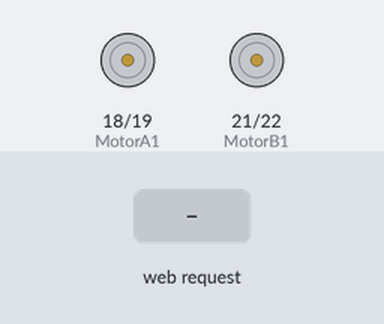
Simulated run of this sketch. Board: ESP32. Shown: motor-driver pin pairs drawn as motors (green arrow = first pin HIGH = forward, orange = second pin HIGH = backward, longer = more drive). The inputs (shaded band) are chosen by the test bench. WiFi joins after 1.5 s; servers stay silent unless stated; what the sketch prints to the serial monitor is not drawn.

Above: at 2.7 s.
2.8 s: HTTP request GET /NW received
At 4.0 s:
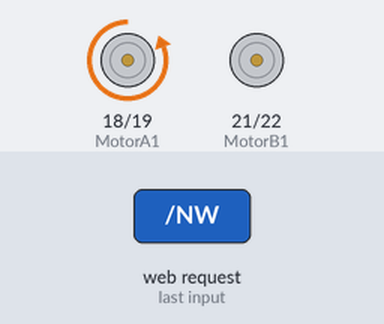
4.3 s: HTTP request GET /N received
At 5.2 s:
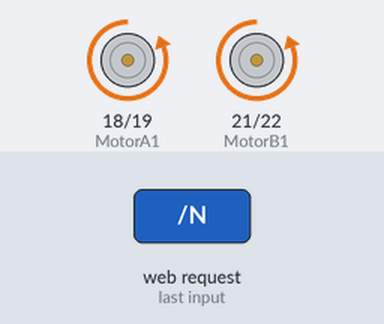
5.8 s: HTTP request GET /W received
At 6.3 s:
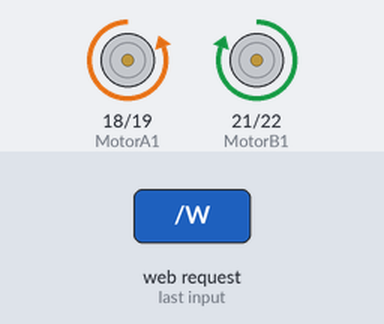
7.3 s: HTTP request GET /E received
At 8.7 s:
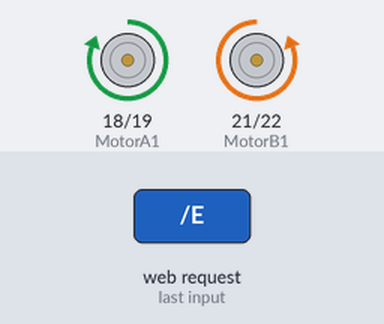
Timing chart, 0 to 9.8 s (numbered marks = the images above; inputs shaded):
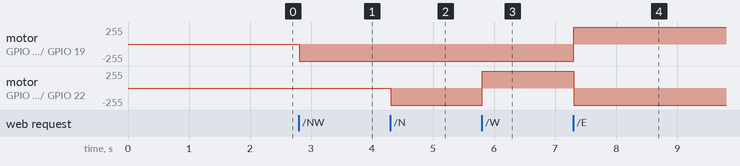

The sketch:

SoccerBot9Direct.ino
```cpp
/*********
  Rui Santos
  Complete project details at http://randomnerdtutorials.com
*********/

// Load Wi-Fi library
#define MotorA1 18
#define MotorA2 19
#define MotorB1 21
#define MotorB2 22

#include <WiFi.h>
#include <WebServer.h>

/* Put your SSID & Password */
//const char* ssid = "McRoberts_Guest";  // Enter SSID here
//const char* password = "mcrob6600";  //Enter Password here

const char* ssid = "ThatOneHouse";  // Enter SSID here
const char* password = "Wz6960025";  //Enter Password here

/* Put IP Address details */
//IPAddress local_ip(192,168,1,1);
//IPAddress gateway(192,168,1,1);
//IPAddress subnet(255,255,255,0);

// Set web server port number to 80
WiFiServer server(80);

// Variable to store the HTTP request
String header;

// Auxiliar variables to store the current output state
String output26State = "off";
String output27State = "off";

// Assign output variables to GPIO pins
const int output26 = 26;
const int output27 = 27;

// Current time
unsigned long currentTime = millis();
// Previous time
unsigned long previousTime = 0;
// Define timeout time in milliseconds (example: 2000ms = 2s)
const long timeoutTime = 2000;

//Motor Control Vals
bool forward = false;

void setup() {
  Serial.begin(115200);
  // Initialize the output variables as outputs
  pinMode(MotorA1, OUTPUT);
  pinMode(MotorA2, OUTPUT);
  pinMode(MotorB1, OUTPUT);
  pinMode(MotorB2, OUTPUT);
  // Set outputs to LOW
  analogWrite(MotorA1, 0);
  analogWrite(MotorA2, 0);
  analogWrite(MotorB1, 0);
  analogWrite(MotorB2, 0);

  // Connect to Wi-Fi network with SSID and password
  Serial.print("Connecting to ");
  Serial.println(ssid);
  WiFi.begin(ssid, password);
  while (WiFi.status() != WL_CONNECTED) {
    delay(500);
    Serial.print(".");
  }
  // Print local IP address and start web server
  Serial.println("");
  Serial.println("WiFi connected.");
  Serial.println("IP address: ");
  Serial.println(WiFi.localIP());
  server.begin();

}

void loop(){
  WiFiClient client = server.available();   // Listen for incoming clients

  if (client) {                             // If a new client connects,
    currentTime = millis();
    previousTime = currentTime;
    Serial.println("New Client.");          // print a message out in the serial port
    String currentLine = "";                // make a String to hold incoming data from the client
    while (client.connected() && currentTime - previousTime <= timeoutTime) {  // loop while the client's connected
      currentTime = millis();
      if (client.available()) {             // if there's bytes to read from the client,
        char c = client.read();             // read a byte, then
        Serial.write(c);                    // print it out the serial monitor
        header += c;
        if (c == '\n') {                    // if the byte is a newline character
          // if the current line is blank, you got two newline characters in a row.
          // that's the end of the client HTTP request, so send a response:
          if (currentLine.length() == 0) {
            // HTTP headers always start with a response code (e.g. HTTP/1.1 200 OK)
            // and a content-type so the client knows what's coming, then a blank line:
            client.println("HTTP/1.1 200 OK");
            client.println("Content-type:text/html");
            client.println("Connection: close");
            client.println();

            // turns the GPIOs on and off
            if (header.indexOf("GET /NW") >= 0) {
              Serial.println("GPIO 26 on");
              analogWrite(MotorA1, 0);
              analogWrite(MotorA2, 255);

            } else if (header.indexOf("GET /N") >= 0) {
              Serial.println("GPIO 26 off");

              analogWrite(MotorA1, 0);
              analogWrite(MotorA2, 255);
              analogWrite(MotorB1, 0);
              analogWrite(MotorB2, 255);

            } else if (header.indexOf("GET /NE") >= 0) {
              Serial.println("GPIO 27 on");
              analogWrite(MotorB1, 0);
              analogWrite(MotorB2, 255);
            } else if (header.indexOf("GET /W") >= 0) {
              Serial.println("GPIO 27 off");
              analogWrite(MotorA1, 0);
              analogWrite(MotorA2, 255);
              analogWrite(MotorB1, 255);
              analogWrite(MotorB2, 0);
            } else if (header.indexOf("GET /E") >= 0) {
              Serial.println("GPIO 27 off");
              analogWrite(MotorA1, 255);
              analogWrite(MotorA2, 0);
              analogWrite(MotorB1, 0);
              analogWrite(MotorB2, 255);

            } else if (header.indexOf("GET /Stop") >= 0) {
              Serial.println("GPIO 27 off");
              analogWrite(MotorA1, 0);
              analogWrite(MotorA2, 0);
              analogWrite(MotorB1, 0);
              analogWrite(MotorB2, 0);

            } else if (header.indexOf("GET /Stop") >= 0) {
              Serial.println("GPIO 27 off");
              analogWrite(MotorA1, 255);
              analogWrite(MotorA2, 0);
              analogWrite(MotorB1, 255);
              analogWrite(MotorB2, 0);
            }


            // Display the HTML web page
            client.println("<!DOCTYPE html><html>");
            client.println("<head><meta name=\"viewport\" content=\"width=device-width, initial-scale=1\">");
            client.println("<link rel=\"icon\" href=\"data:,\">");
            // CSS to style the on/off buttons
            // Feel free to change the background-color and font-size attributes to fit your preferences
            client.println("<style>html { font-family: Helvetica; display: inline-block; margin: 0px auto; text-align: center;}");
            client.println(".button { background-color: #4CAF50; border: none; color: white; padding: 16px 40px;");
            client.println("text-decoration: none; font-size: 30px; margin: 2px; cursor: pointer;}");
            client.println("table.center { margin-left:auto; margin-right:auto;} body {text-align:center;}");
            client.println(".button2 {background-color: #555555;}</style></head>");

            // Web Page Heading
            client.println("<body><h1>ESP32 Web Server</h1>");

            client.println( "<table class=\"center\"> ");

            client.println( "<td><p><a href=\"/NW\"><button style=\"width:100;height:100;font-size:100px;\" class=\"button\">\\</button></a></p> ");
            client.println( "<td><p><a href=\"/N\"><button style=\"width:100;height:100;font-size:100px;\" class=\"button\">^</button></a></p> ");
            client.println( "<td><p><a href=\"/NE\"><button style=\"width:100;height:100;font-size:100px;\" class=\"button\">/</button></a></p> ");
            client.println( "<tr>");

            client.println( "<td><p><a href=\"/W\"><button style=\"width:100;height:100;font-size:100px;\" class=\"button\"> < </button></a></p> ");
            client.println( "<td><p><a href=\"/Stop\"><button style=\"width:100;height:100;font-size:40px;\" class=\"button\">Stop</button></a></p> ");
            client.println( "<td><p><a href=\"/E\"><button style=\"width:100;height:100;font-size:100px;\" class=\"button\"> > </button></a></p> ");
            client.println( "<tr>");

            client.println( "<td><p><a href=\"/SW\"><button style=\"width:100;height:100;font-size:100px;\" class=\"button\">/</button></a></p> ");
            client.println( "<td><p><a href=\"/S\"><button style=\"width:100;height:100;font-size:100px;\" class=\"button\">v</button></a></p> ");
            client.println( "<td><p><a href=\"/SE\"><button style=\"width:100;height:100;font-size:100px;\" class=\"button\">\\</button></a></p> ");

            client.println( "</table> ");
            client.println( "</body></html>");


            /*
            Display current state, and ON/OFF buttons for GPIO 26
            Do ur funny editing here Andrew
            OG Two Button Layout

            client.println("<p>GPIO 26 - State " + output26State + "</p>");
            // If the output26State is off, it displays the ON button
            if (output26State=="off") {
              client.println("<p><a href=\"/26/on\"><button class=\"button\">ON</button></a></p>");
            } else {
              client.println("<p><a href=\"/26/off\"><button class=\"button button2\">OFF</button></a></p>");
            }

            // Display current state, and ON/OFF buttons for GPIO 27
            client.println("<p>GPIO 27 - State " + output27State + "</p>");
            // If the output27State is off, it displays the ON button
            if (output27State=="off") {
              client.println("<p><a href=\"/27/on\"><button class=\"button\">ON</button></a></p>");
            } else {
              client.println("<p><a href=\"/27/off\"><button class=\"button button2\">OFF</button></a></p>");
            }
            client.println("</body></html>");
            */


            // The HTTP response ends with another blank line
            client.println();
            // Break out of the while loop
            break;
          } else { // if you got a newline, then clear currentLine
            currentLine = "";
          }
        } else if (c != '\r') {  // if you got anything else but a carriage return character,
          currentLine += c;      // add it to the end of the currentLine
        }
      }
    }
    // Clear the header variable
    header = "";
    // Close the connection
    client.stop();
    Serial.println("Client disconnected.");
    Serial.println("");
  }
}
```

Measured:
- after the input at 2.8 s, motor on GPIO 18 (MotorA1) / GPIO 19 (MotorA2): stopped → backward 255/255 at once
- after the input at 4.3 s, motor on GPIO 21 (MotorB1) / GPIO 22 (MotorB2): stopped → backward 255/255 at once
- after the input at 5.8 s, motor on GPIO 21 (MotorB1) / GPIO 22 (MotorB2): backward 255/255 → forward 255/255 at once
- after the input at 7.3 s, motor on GPIO 18 (MotorA1) / GPIO 19 (MotorA2): backward 255/255 → forward 255/255 at once; motor on GPIO 21 (MotorB1) / GPIO 22 (MotorB2): forward 255/255 → backward 255/255 at once
